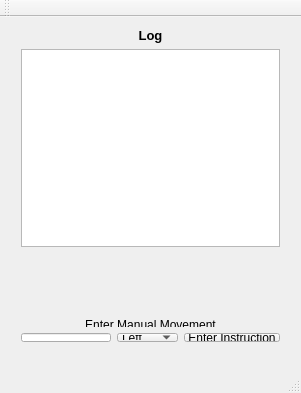
<?xml version="1.0" encoding="UTF-8"?>
<ui version="4.0">
 <class>MainWindow</class>
 <widget class="QMainWindow" name="MainWindow">
  <property name="geometry">
   <rect>
    <x>0</x>
    <y>0</y>
    <width>301</width>
    <height>393</height>
   </rect>
  </property>
  <property name="windowTitle">
   <string>MainWindow</string>
  </property>
  <widget class="QWidget" name="centralWidget">
   <widget class="QWidget" name="">
    <property name="geometry">
     <rect>
      <x>10</x>
      <y>290</y>
      <width>281</width>
      <height>46</height>
     </rect>
    </property>
    <layout class="QVBoxLayout" name="verticalLayout">
     <item>
      <widget class="QLabel" name="label_2">
       <property name="text">
        <string>&lt;html&gt;&lt;head/&gt;&lt;body&gt;&lt;p align=&quot;center&quot;&gt;Enter Manual Movement&lt;/p&gt;&lt;/body&gt;&lt;/html&gt;</string>
       </property>
      </widget>
     </item>
     <item>
      <layout class="QHBoxLayout" name="horizontalLayout">
       <item>
        <widget class="QLineEdit" name="lineEdit"/>
       </item>
       <item>
        <widget class="QComboBox" name="comboBox">
         <item>
          <property name="text">
           <string>Left</string>
          </property>
         </item>
         <item>
          <property name="text">
           <string>Right</string>
          </property>
         </item>
         <item>
          <property name="text">
           <string>Up</string>
          </property>
         </item>
         <item>
          <property name="text">
           <string>Down</string>
          </property>
         </item>
        </widget>
       </item>
       <item>
        <widget class="QPushButton" name="pushButton">
         <property name="text">
          <string>Enter Instruction</string>
         </property>
        </widget>
       </item>
      </layout>
     </item>
    </layout>
   </widget>
   <widget class="QWidget" name="">
    <property name="geometry">
     <rect>
      <x>10</x>
      <y>0</y>
      <width>281</width>
      <height>241</height>
     </rect>
    </property>
    <layout class="QVBoxLayout" name="verticalLayout_2">
     <item>
      <widget class="QLabel" name="label">
       <property name="text">
        <string>&lt;html&gt;&lt;head/&gt;&lt;body&gt;&lt;p align=&quot;center&quot;&gt;&lt;span style=&quot; font-size:10pt; font-weight:600;&quot;&gt;Log&lt;/span&gt;&lt;/p&gt;&lt;/body&gt;&lt;/html&gt;</string>
       </property>
      </widget>
     </item>
     <item>
      <widget class="QTextBrowser" name="textBrowser"/>
     </item>
    </layout>
   </widget>
  </widget>
  <widget class="QMenuBar" name="menuBar">
   <property name="geometry">
    <rect>
     <x>0</x>
     <y>0</y>
     <width>301</width>
     <height>21</height>
    </rect>
   </property>
  </widget>
  <widget class="QToolBar" name="mainToolBar">
   <attribute name="toolBarArea">
    <enum>TopToolBarArea</enum>
   </attribute>
   <attribute name="toolBarBreak">
    <bool>false</bool>
   </attribute>
  </widget>
  <widget class="QStatusBar" name="statusBar"/>
 </widget>
 <layoutdefault spacing="6" margin="11"/>
 <resources/>
 <connections/>
</ui>
